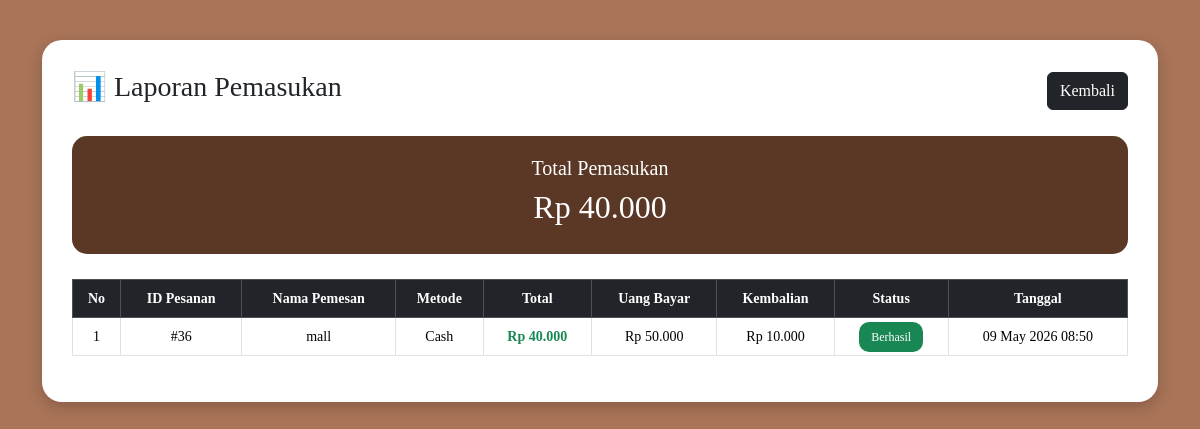
Before: /admin/laporan_pemasukan.php with the older database file.
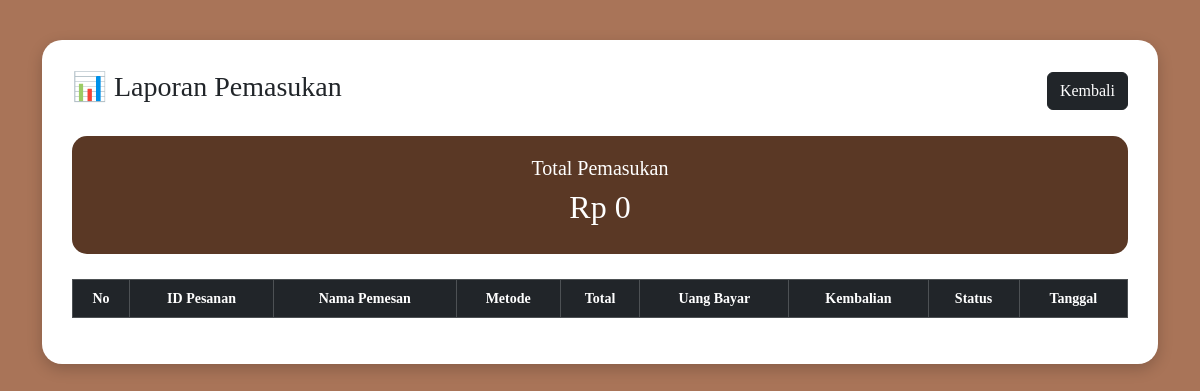
After: the same page with the newer database file.
### tables this page shows
CREATE TABLE `laporan` (
  `id_laporan` int(11) NOT NULL,
  `id_pesanan` int(11) NOT NULL,
  `nama_pemesan` varchar(100) NOT NULL,
  `total` int(11) NOT NULL,
  `metode` varchar(50) NOT NULL,
  `tanggal` datetime NOT NULL,
  `uang_bayar` int(11) DEFAULT 0,
  `kembalian` int(11) DEFAULT 0,
  `status` varchar(30) DEFAULT 'Berhasil'
);

### admin/laporan_pemasukan.php (the view, shortened to what this page needs)
<?php
include "../koneksi.php";
$query = mysqli_query($conn,"
SELECT * FROM laporan
ORDER BY id_laporan DESC
");
$total = mysqli_fetch_assoc(mysqli_query($conn,"
SELECT SUM(total) as total_pemasukan
FROM laporan
"));
?>
<!DOCTYPE html>
<html lang="id">
<head>
<link href="https://cdn.jsdelivr.net/npm/bootstrap@5.3.2/dist/css/bootstrap.min.css" rel="stylesheet">
</head>
<body>
<div class="container">
<div class="box">
    <div class="d-flex justify-content-between align-items-center mb-4">
        <h3>
            📊 Laporan Pemasukan
        </h3>
        <a href="index.php?menu=dashboard"
           class="btn btn-dark">
            Kembali
        </a>
    </div>
    <div class="total-box">
        <h5>Total Pemasukan</h5>
        <h2>
            Rp <?= number_format($total['total_pemasukan'] ?? 0,0,',','.'); ?>
        </h2>
    </div>
    <div class="table-responsive">
        <table class="table table-bordered table-hover align-middle text-center">
            <thead class="table-dark">
                <tr>
                    <th>No</th>
                    <th>ID Pesanan</th>
                    <th>Nama Pemesan</th>
                    <th>Metode</th>
                    <th>Total</th>
                    <th>Uang Bayar</th>
                    <th>Kembalian</th>
                    <th>Status</th>
                    <th>Tanggal</th>
                </tr>
            </thead>
            <tbody>
            <?php
            $no = 1;
            while($d = mysqli_fetch_assoc($query)){
            ?>
                <tr>
                    <td><?= $no++; ?></td>
                    <td>
                        #<?= $d['id_pesanan']; ?>
                    </td>
                    <td>
                        <?= $d['nama_pemesan']; ?>
                    </td>
                    <td>
                        <?= $d['metode']; ?>
                    </td>
                    <td>
                        <b class="text-success">
                            Rp <?= number_format($d['total'],0,',','.'); ?>
                        </b>
                    </td>
                    <td>
                        Rp <?= number_format($d['uang_bayar'] ?? 0,0,',','.'); ?>
                    </td>
                    <td>
                        Rp <?= number_format($d['kembalian'] ?? 0,0,',','.'); ?>
                    </td>
                    <td>
                        <span class="badge-status">
                            <?= $d['status'] ?? 'Berhasil'; ?>
                        </span>
                    </td>
                    <td>
                        <?= date('d M Y H:i', strtotime($d['tanggal'])); ?>
                    </td>
                </tr>
            <?php } ?>
            </tbody>
        </table>
    </div>
</div>
</div>
</body>
</html>

Changed rows visible on the page:
removed laporan: id_pesanan "36", nama_pemesan "mall", metode "Cash", total "40.000", uang_bayar "50.000", kembalian "10.000", status "Berhasil", tanggal "09 May 2026 08:50"
Other visible differences:
$total['total_pemasukan']: "40.000" → "0"
